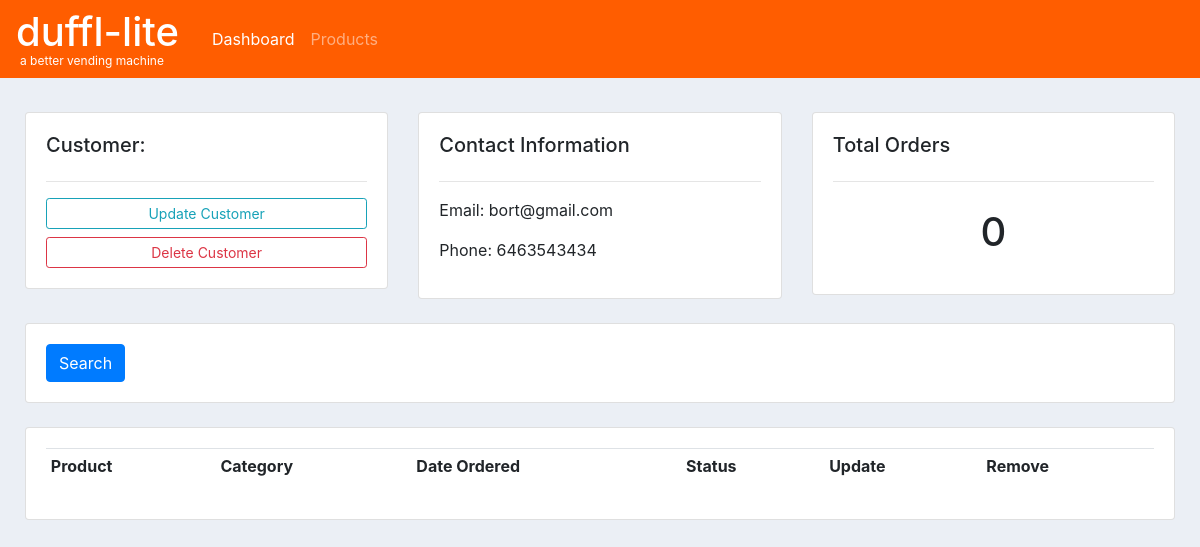
Page /customer/2/ on the earlier database version.
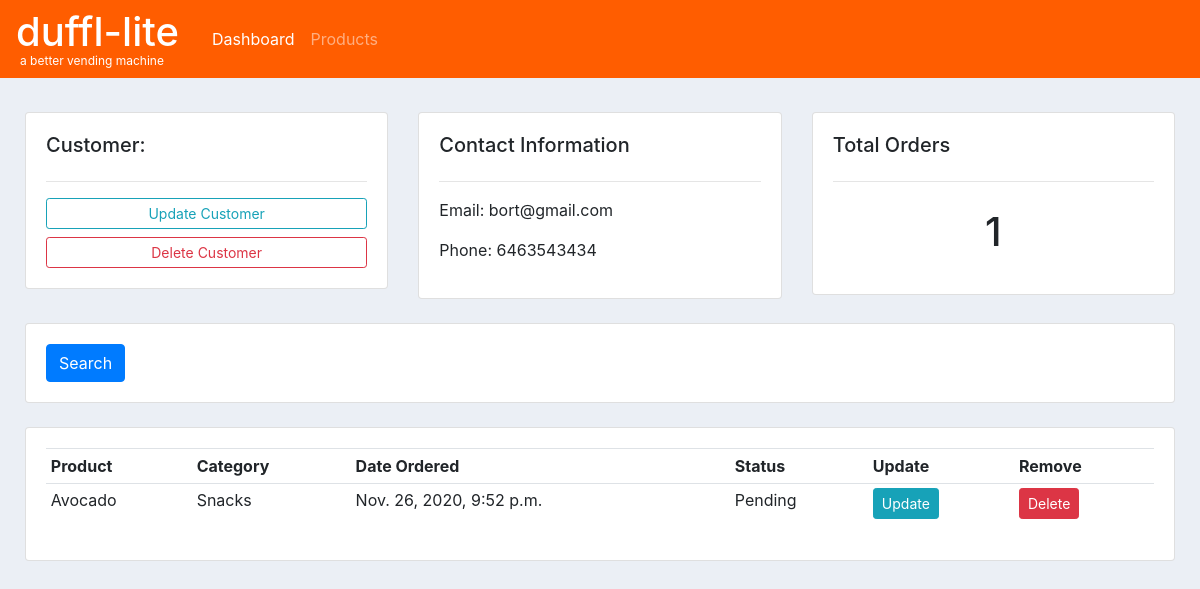
Same page on the later database version.
### accounts/models.py (models this page shows, shortened)
class Order(models.Model):
	STATUS = (
			('Pending', 'Pending'),
			('Out for delivery', 'Out for delivery'),
			('Delivered', 'Delivered'),
			)
	customer = models.ForeignKey(Customer, null=True, on_delete= models.SET_NULL)
	product = models.ForeignKey(Product, null=True, on_delete= models.SET_NULL)
	date_created = models.DateTimeField(auto_now_add=True, null=True)
	status = models.CharField(max_length=200, null=True, choices=STATUS)

class Product(models.Model):
	CATEGORY = (
			('Snacks', 'Snacks'),
			('Toiletries', 'Toiletries'),
			)
	name = models.CharField(max_length=200, null=True)
	price = models.FloatField(null=True)
	category = models.CharField(max_length=200, null=True, choices=CATEGORY)
	description = models.CharField(max_length=200, null=True, blank=True)
	date_created = models.DateTimeField(auto_now_add=True, null=True)
	def __str__(self):
		return self.name

### accounts/views.py (the view)
# urls.py: path('customer/<str:pk_test>/', views.customer, name="customer"),
def customer(request, pk_test):
	customer = Customer.objects.get(id=pk_test)
	orders = customer.order_set.all()
	order_count = orders.count()
	context = {'customer':customer, 'orders':orders, 'order_count':order_count}
	return render(request, 'accounts/customer.html',context)

### accounts/templates/accounts/customer.html
{% extends 'accounts/main.html' %}
{% block content %}
<br>
<div class="row">
    <div class="col-md">
        <div class="card card-body">
            <h5>Customer:</h5>
            <hr>
            <a class="btn btn-outline-info  btn-sm btn-block" href="">Update Customer</a>
            <a class="btn btn-outline-danger  btn-sm btn-block" href="">Delete Customer</a>
        </div>
    </div>
    <div class="col-md">
        <div class="card card-body">
            <h5>Contact Information</h5>
            <hr>
            <p>Email: {{customer.email}}</p>
            <p>Phone: {{customer.phone}}</p>
        </div>
    </div>
    <div class="col-md">
        <div class="card card-body">
            <h5>Total Orders</h5>
            <hr>
            <h1 style="text-align: center;padding: 10px">{{order_count}}</h1>
        </div>
    </div>
</div>
<br>
<div class="row">
    <div class="col">
        <div class="card card-body">
            <form method="get">
                <button class="btn btn-primary" type="submit">Search</button>
            </form>
        </div>
    </div>
</div>
<br>
<div class="row">
    <div class="col-md">
        <div class="card card-body">
            <table class="table table-sm">
                <tr>
                    <th>Product</th>
                    <th>Category</th>
                    <th>Date Ordered</th>
                    <th>Status</th>
                    <th>Update</th>
                    <th>Remove</th>
                </tr>
                {% for order in orders %}
                <tr>
                    <td>{{order.product}}</td>
                    <td>{{order.product.category}}</td>
                    <td>{{order.date_created}}</td>
                    <td>{{order.status}}</td>
                    <td><a class="btn btn-sm btn-info" href="{% url 'update_order' order.id %}">Update</a></td>
                    <td><a class="btn btn-sm btn-danger" href="{% url 'delete_order' order.id %}">Delete</a></td>
                </tr>
                {% endfor %}
            </table>
        </div>
    </div>
</div>
{% endblock %}

Differences in the rows shown:
added Order: product "Avocado", product.category "Snacks", date_created "Nov. 26, 2020, 9:52 p.m.", status "Pending"
Other differences:
{{ order_count }}: "0" → "1"
